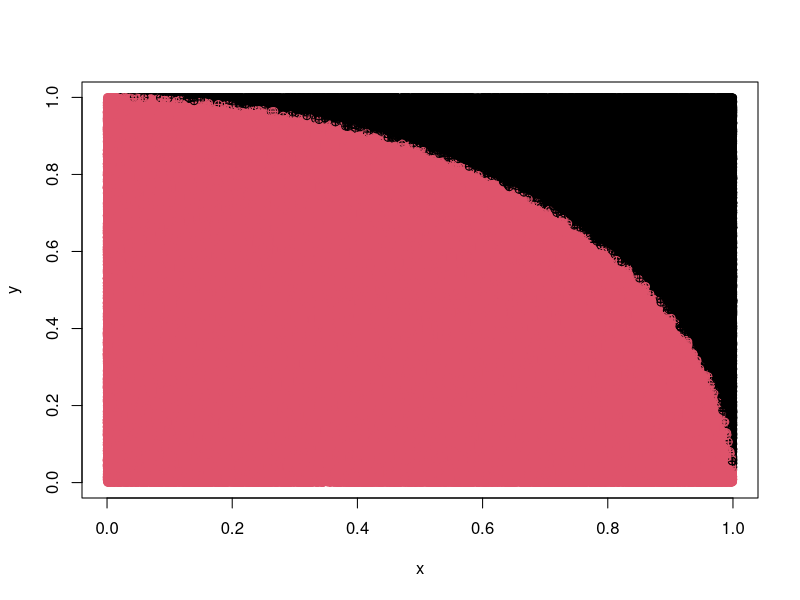

Here is the R script that generated this plot: (Note: this script raises an error after producing the figure.)
#Issue:
#A) Approximate the Pi number with the Montcarlo method and display the graphs of this method.
#B) Repeat this approximation 200 times and obtain a graph of the averages of these approximations at points for different values of N, and then plot its standard deviation as a line on either side of the same point next to each mean.

#solve:
memory.limit(size = 9999999999)
#we do this to estimate the pi value with montcarlo method:
rm(list = ls())
x<-runif(2^20,0,1)
y<-runif(2^20,0,1)
d<-(x^2+y^2<1)
plot(x,y,col=d+1 , pch=10)
#The ratio of the number of points within a quadrilateral to the total points is equal to:
q<-c(1:(2^20*200))
A<-matrix(q, nrow = 200)
for (j in 1:200) {
  a<-0
  b<-1
  N<-20
  l<-0
  num<-2^N
  x<-runif(num,a,b)
  y<-runif(num,a,b)
  k<-c()  
  for(i in 1:num){
    if(x[i]^2+y[i]^2<1){
      l<-l+1
      k[i]<-l}
    else
    {
      k[i]<-l
    }
    A[j,i]<-4*(k[i]/i)
  }
}
print("the pi value estiamte is:")
(4*(k[i]/num))
Mean<-c()
a<-c()
a<-apply(A, 2,mean)
for (i in 1:N){
  Mean[i]<-a[2^i]
}
sigma<-c()
b<-c()
b<-apply(A, 2,sd)
for (i in 1:N){
  sigma[i]<-b[2^i]
}

n<-c(1:N)
pi<-c()

for(j in 1:4){
  par(new= "TRUE")
  for (i in 1:N) {
  pi[i]<-A[j,2^i]}
  plot(n,pi , col= 85*j , type = "o" , ylab = "the pi estimate value" , xlab = "2^N" ,ylim =c(0,6), new= "True")}
abline(h=3.141593  , col= "150")
plot(Mean ,type="p" , col="red" ,xlab= "2^N" , ylab = "Mean of pi value estimates"   )
for(i in 1:N){
  segments(n[i],Mean[i]-sigma[i],x1=n[i] , y1 = Mean[i]+sigma[i] , col = "85")}
abline(h=3.141593 , col="black")

